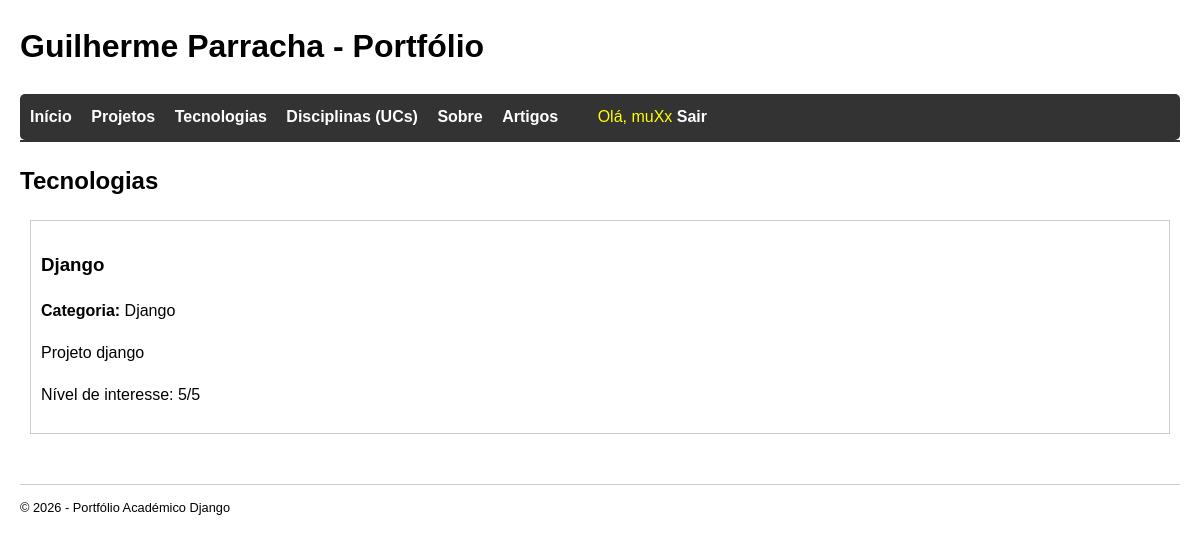
Page /tecnologias/ (signed in) on the committed database.
### portfolio/models.py (models this page shows, shortened)
class Tecnologia(models.Model):
    nome = models.CharField(max_length=50)
    descricao = models.TextField()
    logo = models.ImageField(upload_to='tecnologias/', blank=True, null=True)
    site_oficial = models.URLField(blank=True)
    nivel_interesse = models.IntegerField(help_text="Escala de 1 a 5")
    tipo = models.ForeignKey(TipoTecnologia, on_delete=models.CASCADE)

class TipoTecnologia(models.Model):
    nome = models.CharField(max_length=50)

### portfolio/views.py (the view)
# urls.py: path('tecnologias/', views.tecnologias_view, name='tecnologias'),
def tecnologias_view(request):
    context = {'tecnologias': Tecnologia.objects.all()}
    return render(request, 'portfolio/tecnologias.html', context)

### portfolio/templates/portfolio/tecnologias.html
{% extends "portfolio/layout.html" %}
{% block content %}
<h2>Tecnologias</h2>
{% for tecnologia in tecnologias %}
    <div style="border: 1px solid #ccc; margin: 10px; padding: 10px;">
        <h3>{{ tecnologia.nome }}</h3>
        <p><strong>Categoria:</strong> {{ tecnologia.tipo.nome }}</p>
        <p>{{ tecnologia.descricao }}</p>
        <p>Nível de interesse: {{ tecnologia.nivel_interesse }}/5</p>
    </div>
{% endfor %}
{% endblock %}

### portfolio/templates/portfolio/layout.html (shortened to what this page needs)
<!DOCTYPE html>
<html lang="pt">
<head>
</head>
<body>
    <header>
        <h1>Guilherme Parracha - Portfólio</h1>
        <nav>
            <a href="{% url 'portfolio:home' %}">Início</a>
            <a href="{% url 'portfolio:projetos' %}">Projetos</a>
            <a href="{% url 'portfolio:tecnologias' %}">Tecnologias</a>
            <a href="{% url 'portfolio:ucs' %}">Disciplinas (UCs)</a>
            <a href="{% url 'portfolio:sobre' %}">Sobre</a>
            <a href="{% url 'artigos:lista' %}">Artigos</a>
            {% if user.is_authenticated %}
                <span style="color: yellow; margin-left: 20px;">Olá, {{ user.username }}</span>
                <a href="{% url 'accounts:logout' %}">Sair</a>
            {% else %}
                <a href="{% url 'accounts:login' %}" style="float: right;">Login</a>
            {% endif %}
        </nav>
    </header>
    <main>
        {% block content %}
        {% endblock %}
    </main>
    <footer>
        <p>&copy; 2026 - Portfólio Académico Django</p>
    </footer>
</body>
</html>

### portfolio/templates/portfolio/layout.html (style rules this page uses)
body { font-family: sans-serif; margin: 20px; line-height: 1.6; }
nav { background: #333; padding: 10px; border-radius: 5px; }
nav a { color: white; margin-right: 15px; text-decoration: none; font-weight: bold; }
header { border-bottom: 2px solid #333; margin-bottom: 20px; }
footer { margin-top: 50px; border-top: 1px solid #ccc; font-size: 0.8em; }

### rows in the picture
Tecnologia: nome "Django", tipo.nome "Django", descricao "Projeto django", nivel_interesse "5"

### other values in the picture
{{ user.username }} "muXx"
